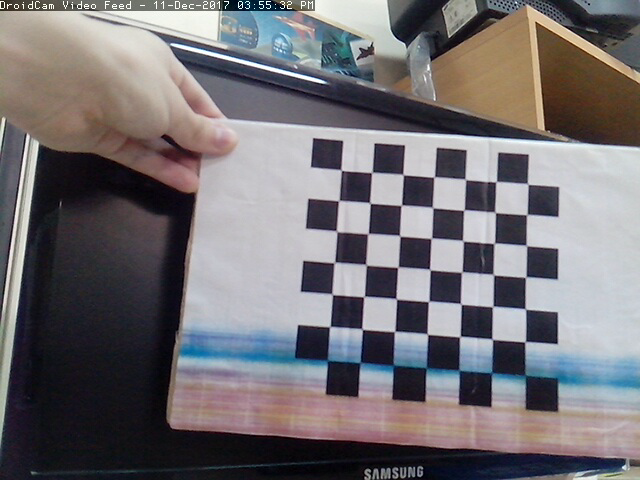
//> input picture C++/Imagenes_Prueba/Prueba_Completo/Calib/cam_1/cap_1.png, 640 x 480 px
$ ./main ../../Imagenes_Prueba/Prueba_Completo/Calib/cam_1/cap_1.png   (built with g++ and OpenCV 4)
//> lines starting //> are read from the running program, lines starting //| are printed output that depends on the picture
#include "opencv2/opencv.hpp"
#include "opencv2/highgui/highgui.hpp"

#include <string>
using namespace std;
using namespace cv;

Mat src, src_gray;
int thresh = 200;
int max_thresh = 255;
char* source_window = "Source image";
char* corners_window = "Corners detected";

/* @function cornerHarris_demo */
void cornerHarris_demo( int, void* )
{
	Mat dst, dst_norm, dst_norm_scaled;
	dst = Mat::zeros( src.size(), CV_32FC1 );
	int blockSize = 5;
	int apertureSize = 5;
	double k = 0.04;
	cornerHarris( src_gray, dst, blockSize, apertureSize, k, BORDER_DEFAULT );
	normalize( dst, dst_norm, 0, 255, NORM_MINMAX, CV_32FC1, Mat() );
	convertScaleAbs( dst_norm, dst_norm_scaled );
	for( int j = 0; j < dst_norm.rows ; j++ )
	{ for( int i = 0; i < dst_norm.cols; i++ )
	{
		if( (int) dst_norm.at<float>(j,i) > thresh )
		{
			circle( dst_norm_scaled, Point( i, j ), 5,  Scalar(0), 2, 8, 0 );
		}
	}
	}
	namedWindow( corners_window, WINDOW_AUTOSIZE );
	imshow( corners_window, dst_norm_scaled );
	waitKey(10);
}
int main(int argc, char** argv) {

	string path = argv[1];

	src = imread( path+"\\cap_1.png", 1 );
//> src is the input picture: 480 rows x 640 cols, CV_8UC3; mean B, G, R 115.3, 111.7, 115.3
	cvtColor( src, src_gray, COLOR_BGR2GRAY );
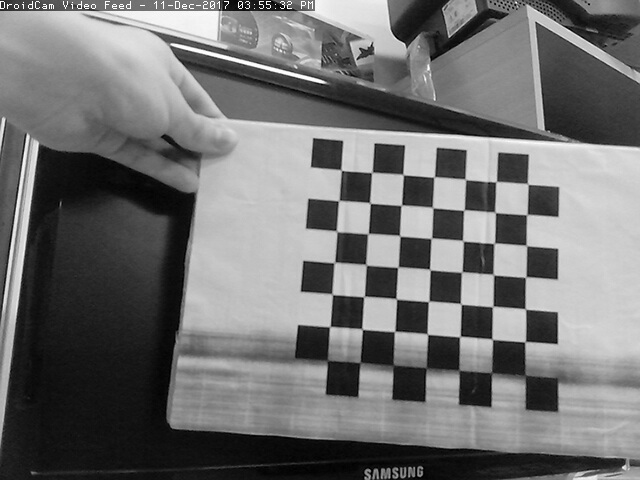
//> src_gray: 480 rows x 640 cols, CV_8UC1; min 0, max 255, mean 113.1
	namedWindow( source_window, WINDOW_AUTOSIZE );
	createTrackbar( "Threshold: ", source_window, &thresh, max_thresh, cornerHarris_demo );
	imshow( source_window, src );
	cornerHarris_demo( 0, 0 );
//> in cornerHarris_demo, `cornerHarris( src_gray, dst, blockSize, apertureSize, k, BORDER_DEFAUL..`:
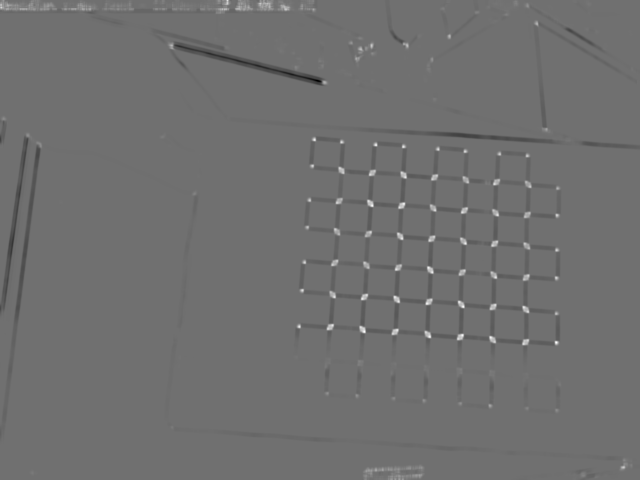
//> dst: 480 rows x 640 cols, CV_32FC1; min -0.462, max 0.586, mean -0.00202; drawn with min black and max white
//> after the loop in cornerHarris_demo, `for( int j = 0; j < dst_norm.rows ; j++ )`:
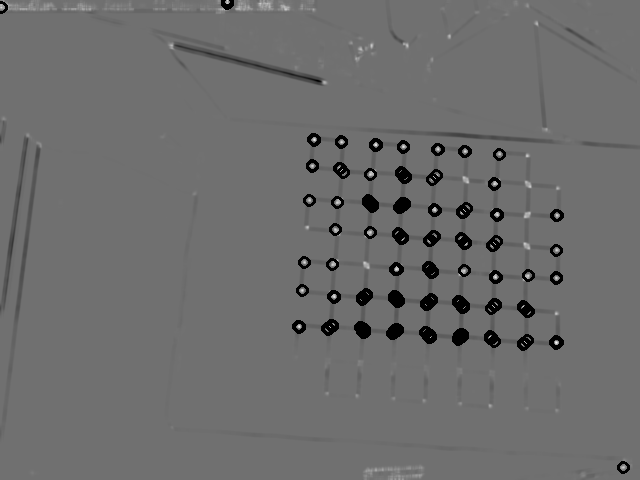
//> dst_norm_scaled: 480 rows x 640 cols, CV_8UC1; min 0, max 255, mean 108.4

	// [161 lines of commented-out code are left out]
	waitKey(0);
	return 0;
}

$ run again, with C++/Imagenes_Prueba/Prueba_Completo/Calib/cam_1/cap_0.png copied over C++/Imagenes_Prueba/Prueba_Completo/Calib/cam_1/cap_1.png
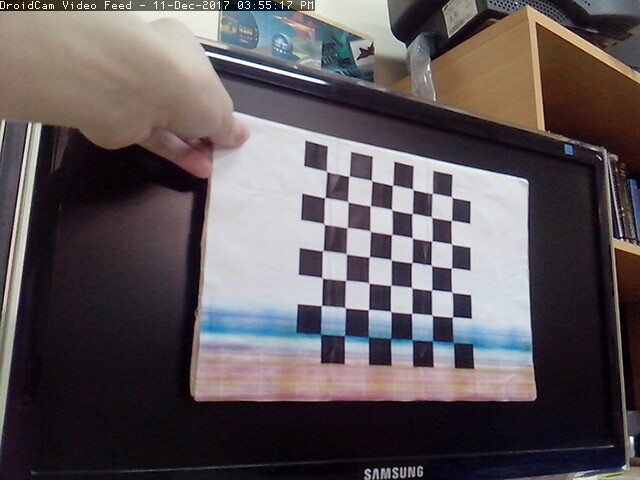
//> input picture C++/Imagenes_Prueba/Prueba_Completo/Calib/cam_1/cap_0.png, 640 x 480 px
//> src is the input picture: 480 rows x 640 cols, CV_8UC3; mean B, G, R 90, 87.1, 94.5
//> `cvtColor( src, src_gray, COLOR_BGR2GRAY );`:
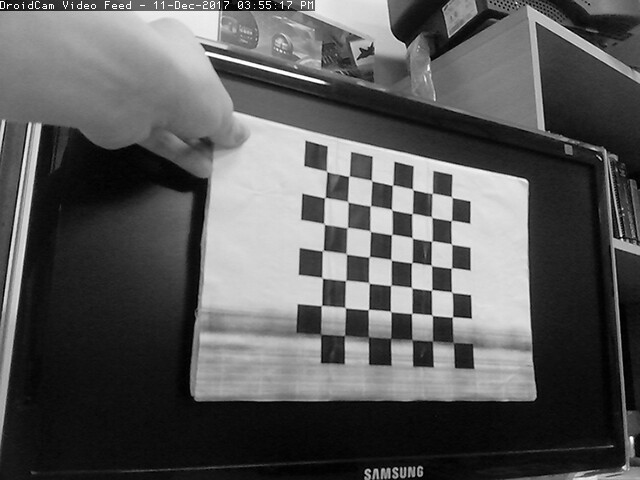
//> src_gray: 480 rows x 640 cols, CV_8UC1; min 0, max 255, mean 89.5
//> after the loop in cornerHarris_demo, `for( int j = 0; j < dst_norm.rows ; j++ )`:
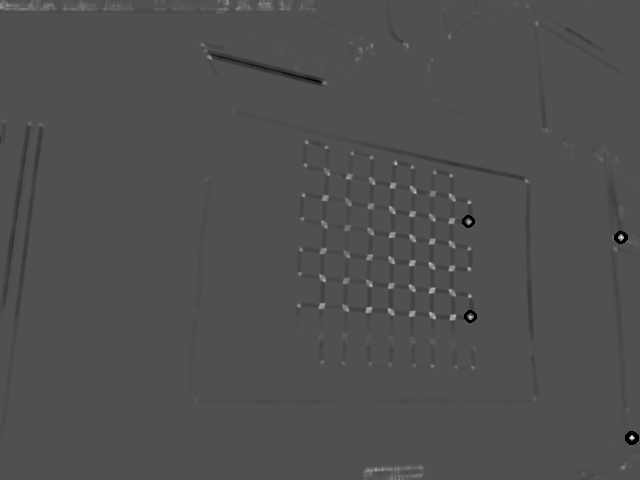
//> dst_norm_scaled: 480 rows x 640 cols, CV_8UC1; min 0, max 255, mean 79.8

$ run again, with C++/Imagenes_Prueba/Prueba_Completo/Calib/cam_1/cap_2.png copied over C++/Imagenes_Prueba/Prueba_Completo/Calib/cam_1/cap_1.png
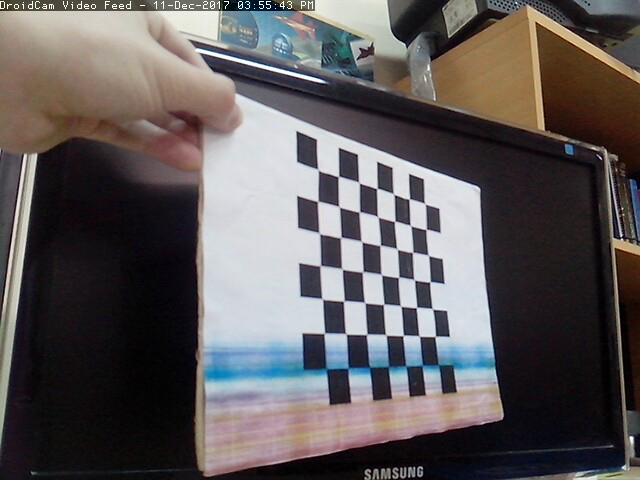
//> input picture C++/Imagenes_Prueba/Prueba_Completo/Calib/cam_1/cap_2.png, 640 x 480 px
//> src is the input picture: 480 rows x 640 cols, CV_8UC3; mean B, G, R 91.1, 90.1, 95.2
//> `cvtColor( src, src_gray, COLOR_BGR2GRAY );`:
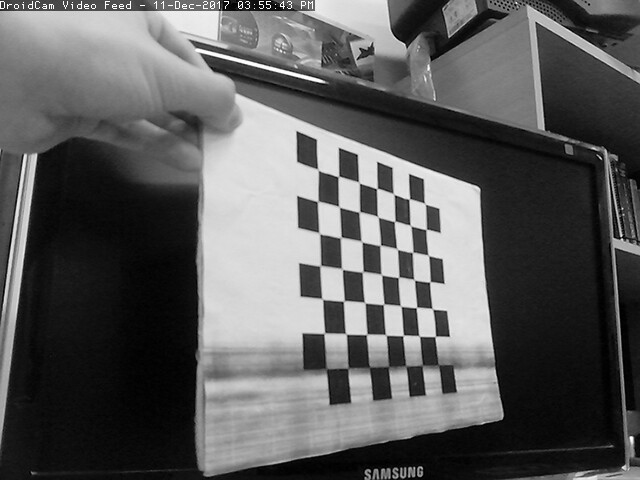
//> src_gray: 480 rows x 640 cols, CV_8UC1; min 0, max 255, mean 91.6
//> after the loop in cornerHarris_demo, `for( int j = 0; j < dst_norm.rows ; j++ )`:
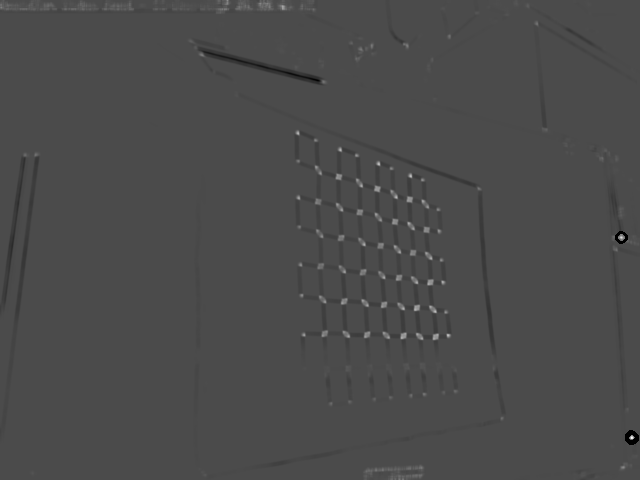
//> dst_norm_scaled: 480 rows x 640 cols, CV_8UC1; min 0, max 255, mean 74.8

$ run again, with C++/Imagenes_Prueba/Prueba_Completo/Calib/cam_1/cap_3.png copied over C++/Imagenes_Prueba/Prueba_Completo/Calib/cam_1/cap_1.png
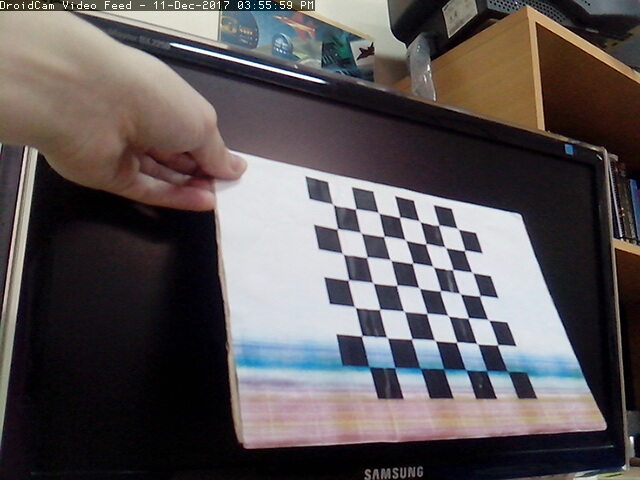
//> input picture C++/Imagenes_Prueba/Prueba_Completo/Calib/cam_1/cap_3.png, 640 x 480 px
//> src is the input picture: 480 rows x 640 cols, CV_8UC3; mean B, G, R 87, 85.8, 91.9
//> `cvtColor( src, src_gray, COLOR_BGR2GRAY );`:
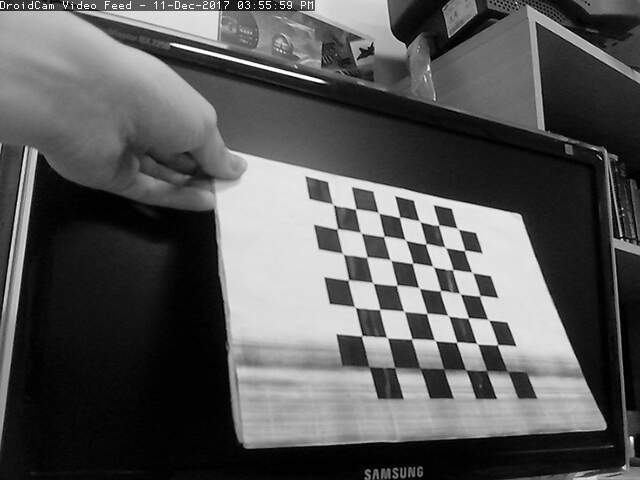
//> src_gray: 480 rows x 640 cols, CV_8UC1; min 0, max 255, mean 87.7
//> after the loop in cornerHarris_demo, `for( int j = 0; j < dst_norm.rows ; j++ )`:
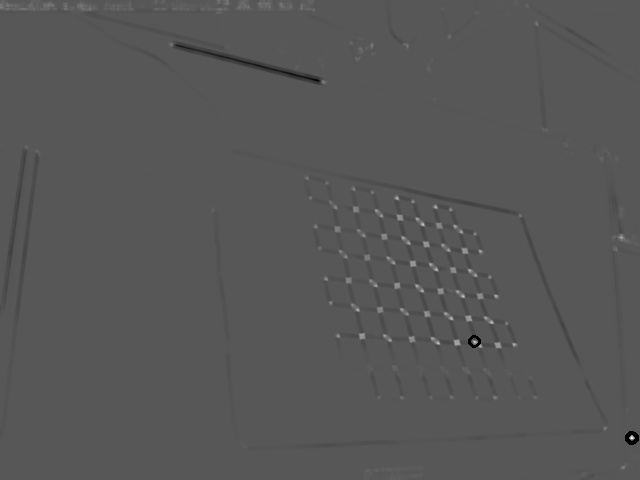
//> dst_norm_scaled: 480 rows x 640 cols, CV_8UC1; min 0, max 255, mean 86.7
